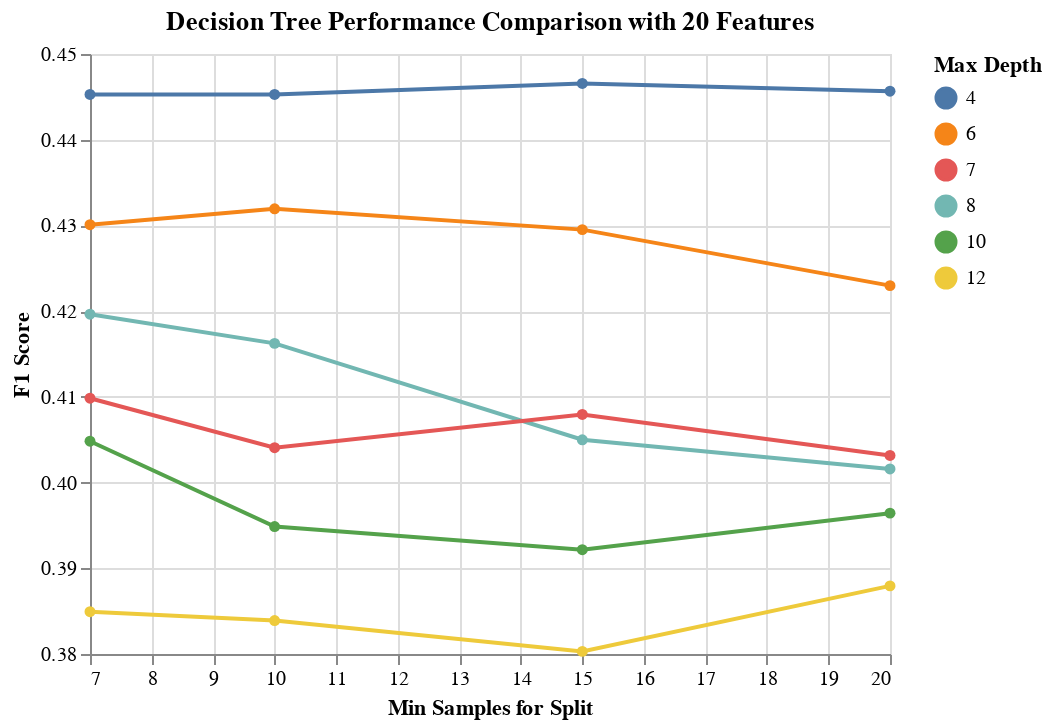

Notebook code cell kept with this figure:
### Code cell
alt.renderers.enable('default')
fit_out_DT["chart"]

### Figure 1 — Vega-Lite specification as saved in the notebook (floating-point values rounded to 4 significant figures)
{"config": {"view": {"continuousWidth": 400, "continuousHeight": 300}}, "data": {"name": "data-f2d9df782baf48417a7e40e575161e6a"}, "mark": {"type": "line", "point": true}, "encoding": {"color": {"type": "nominal", "field": "dt__max_depth", "title": "Max Depth"}, "x": {"type": "quantitative", "field": "dt__min_samples_split", "title": "Min Samples for Split"}, "y": {"type": "quantitative", "field": "mean_score", "scale": {"zero": false}, "title": "F1 Score"}}, "title": "Decision Tree Performance Comparison with 20 Features", "$schema": "https://vega.github.io/schema/vega-lite/v4.8.1.json", "datasets": {"data-f2d9df782baf48417a7e40e575161e6a": [{"mean_score": 0.4466, "std_score": 0.03855, "max_score": 0.4898, "min_score": 0.3982, "dt__max_depth": 4.0, "dt__min_samples_split": 15.0, "rfi_fs__n_features_": 20.0}, {"mean_score": 0.4457, "std_score": 0.0384, "max_score": 0.4898, "min_score": 0.3982, "dt__max_depth": 4.0, "dt__min_samples_split": 20.0, "rfi_fs__n_features_": 20.0}, {"mean_score": 0.4453, "std_score": 0.03836, "max_score": 0.4898, "min_score": 0.3982, "dt__max_depth": 4.0, "dt__min_samples_split": 7.0, "rfi_fs__n_features_": 20.0}, {"mean_score": 0.4453, "std_score": 0.03836, "max_score": 0.4898, "min_score": 0.3982, "dt__max_depth": 4.0, "dt__min_samples_split": 10.0, "rfi_fs__n_features_": 20.0}, {"mean_score": 0.4319, "std_score": 0.04729, "max_score": 0.5061, "min_score": 0.3652, "dt__max_depth": 6.0, "dt__min_samples_split": 10.0, "rfi_fs__n_features_": 20.0}, {"mean_score": 0.4301, "std_score": 0.04992, "max_score": 0.5164, "min_score": 0.3652, "dt__max_depth": 6.0, "dt__min_samples_split": 7.0, "rfi_fs__n_features_": 20.0}, {"mean_score": 0.4295, "std_score": 0.04164, "max_score": 0.498, "min_score": 0.3793, "dt__max_depth": 6.0, "dt__min_samples_split": 15.0, "rfi_fs__n_features_": 20.0}, {"mean_score": 0.423, "std_score": 0.05058, "max_score": 0.4979, "min_score": 0.3467, "dt__max_depth": 6.0, "dt__min_samples_split": 20.0, "rfi_fs__n_features_": 20.0}, {"mean_score": 0.4196, "std_score": 0.0311, "max_score": 0.4647, "min_score": 0.3739, "dt__max_depth": 8.0, "dt__min_samples_split": 7.0, "rfi_fs__n_features_": 20.0}, {"mean_score": 0.4162, "std_score": 0.03205, "max_score": 0.456, "min_score": 0.3675, "dt__max_depth": 8.0, "dt__min_samples_split": 10.0, "rfi_fs__n_features_": 20.0}, {"mean_score": 0.4098, "std_score": 0.02231, "max_score": 0.4463, "min_score": 0.3782, "dt__max_depth": 7.0, "dt__min_samples_split": 7.0, "rfi_fs__n_features_": 20.0}, {"mean_score": 0.4079, "std_score": 0.01766, "max_score": 0.438, "min_score": 0.3898, "dt__max_depth": 7.0, "dt__min_samples_split": 15.0, "rfi_fs__n_features_": 20.0}, {"mean_score": 0.405, "std_score": 0.02427, "max_score": 0.4453, "min_score": 0.3697, "dt__max_depth": 8.0, "dt__min_samples_split": 15.0, "rfi_fs__n_features_": 20.0}, {"mean_score": 0.4048, "std_score": 0.0275, "max_score": 0.4357, "min_score": 0.3534, "dt__max_depth": 10.0, "dt__min_samples_split": 7.0, "rfi_fs__n_features_": 20.0}, {"mean_score": 0.4041, "std_score": 0.02331, "max_score": 0.4472, "min_score": 0.3782, "dt__max_depth": 7.0, "dt__min_samples_split": 10.0, "rfi_fs__n_features_": 20.0}, {"mean_score": 0.4032, "std_score": 0.02851, "max_score": 0.437, "min_score": 0.3519, "dt__max_depth": 7.0, "dt__min_samples_split": 20.0, "rfi_fs__n_features_": 20.0}, {"mean_score": 0.4016, "std_score": 0.03756, "max_score": 0.438, "min_score": 0.3304, "dt__max_depth": 8.0, "dt__min_samples_split": 20.0, "rfi_fs__n_features_": 20.0}, {"mean_score": 0.3964, "std_score": 0.04592, "max_score": 0.4275, "min_score": 0.3052, "dt__max_depth": 10.0, "dt__min_samples_split": 20.0, "rfi_fs__n_features_": 20.0}, {"mean_score": 0.3949, "std_score": 0.03108, "max_score": 0.4397, "min_score": 0.3426, "dt__max_depth": 10.0, "dt__min_samples_split": 10.0, "rfi_fs__n_features_": 20.0}, {"mean_score": 0.3922, "std_score": 0.02542, "max_score": 0.4234, "min_score": 0.3465, "dt__max_depth": 10.0, "dt__min_samples_split": 15.0, "rfi_fs__n_features_": 20.0}, {"mean_score": 0.3879, "std_score": 0.0371, "max_score": 0.4195, "min_score": 0.3162, "dt__max_depth": 12.0, "dt__min_samples_split": 20.0, "rfi_fs__n_features_": 20.0}, {"mean_score": 0.3849, "std_score": 0.03703, "max_score": 0.4373, "min_score": 0.3381, "dt__max_depth": 12.0, "dt__min_samples_split": 7.0, "rfi_fs__n_features_": 20.0}, {"mean_score": 0.3839, "std_score": 0.0368, "max_score": 0.4326, "min_score": 0.3226, "dt__max_depth": 12.0, "dt__min_samples_split": 10.0, "rfi_fs__n_features_": 20.0}, {"mean_score": 0.3803, "std_score": 0.03038, "max_score": 0.4116, "min_score": 0.3223, "dt__max_depth": 12.0, "dt__min_samples_split": 15.0, "rfi_fs__n_features_": 20.0}]}}
